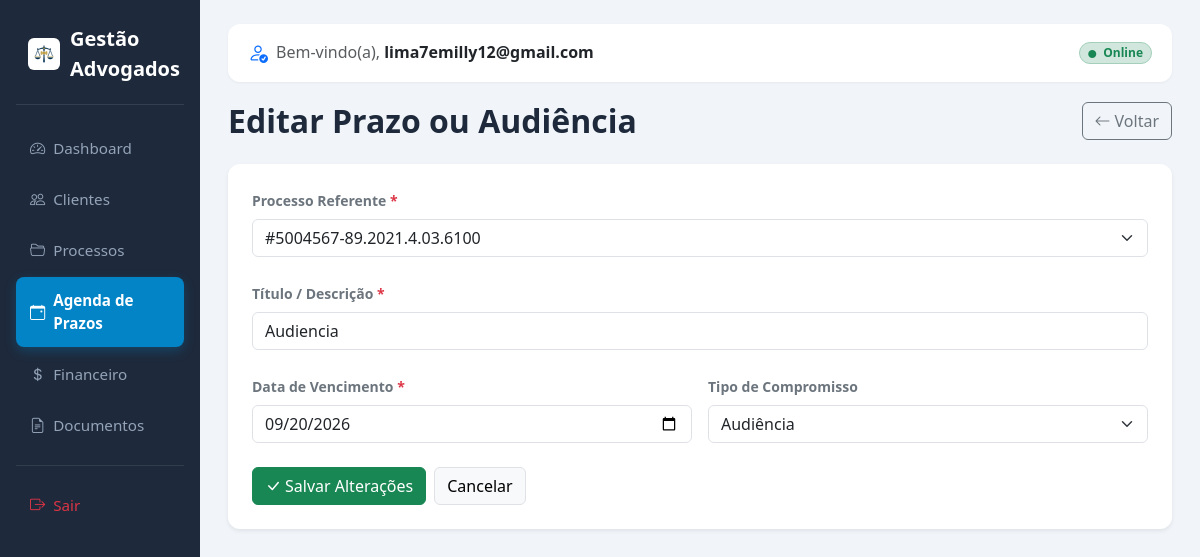
The page /prazos/editar/4 (signed in) on the database its author committed.
### tables this page shows
CREATE TABLE prazos (
        id INTEGER PRIMARY KEY AUTOINCREMENT,
        processo_id INTEGER NOT NULL,
        titulo TEXT NOT NULL,
        data_vencimento DATE NOT NULL,
        tipo TEXT, -- audiencia, prazo_fatal
        concluido INTEGER DEFAULT 0, usuario_id INTEGER DEFAULT 1,
        FOREIGN KEY(processo_id) REFERENCES processos(id)
    );

### app/controllers/PrazoController.php (called while the page is built, shortened)
<?php
class PrazoController {
    public function edit($id) {
        $pdo = getDB();
        $stmt = $pdo->prepare("SELECT * FROM prazos WHERE id = ? AND usuario_id = ?");
        $stmt->execute([$id, $_SESSION["user_id"]]);
        $prazo = $stmt->fetch();
        $stmt_p = $pdo->prepare("SELECT id, numero_processo FROM processos WHERE usuario_id = ? ORDER BY id DESC"); $stmt_p->execute([$_SESSION["user_id"]]); $processos = $stmt_p->fetchAll();
        require 'app/views/layout.php';
    }
}

### app/views/prazos/edit.php (the view, shortened to what this page needs)
<div class="d-flex justify-content-between align-items-center mb-4 flex-wrap gap-2">
    <h2 class="mb-0 fw-bold">Editar Prazo ou Audiência</h2>
    <a href="<?= BASE_URL ?>/prazos" class="btn btn-outline-secondary d-inline-flex align-items-center gap-1">
        <i class="bi bi-arrow-left"></i> Voltar
    </a>
</div>
<div class="card shadow-sm border-0">
    <div class="card-body p-3 p-md-4">
        <form method="POST" action="<?= BASE_URL ?>/prazos/editar/<?= $prazo['id'] ?>">
            <div class="row g-3">
                <div class="col-12 mb-2">
                    <label class="form-label fw-semibold small text-secondary">Processo Referente <span class="text-danger">*</span></label>
                    <select name="processo_id" class="form-select" required>
                        <?php foreach($processos as $proc): ?>
                            <option value="<?= $proc['id'] ?>" <?= $proc['id'] == $prazo['processo_id'] ? 'selected' : '' ?>>
                                #<?= htmlspecialchars($proc['numero_processo']) ?>
                            </option>
                        <?php endforeach; ?>
                    </select>
                </div>
                <div class="col-12 mb-2">
                    <label class="form-label fw-semibold small text-secondary">Título / Descrição <span class="text-danger">*</span></label>
                    <input type="text" name="titulo" class="form-control" required value="<?= htmlspecialchars($prazo['titulo']) ?>">
                </div>
                <div class="col-12 col-md-6 mb-2">
                    <label class="form-label fw-semibold small text-secondary">Data de Vencimento <span class="text-danger">*</span></label>
                    <input type="date" name="data_vencimento" class="form-control" required value="<?= htmlspecialchars($prazo['data_vencimento']) ?>">
                </div>
                <div class="col-12 col-md-6 mb-4">
                    <label class="form-label fw-semibold small text-secondary">Tipo de Compromisso</label>
                    <select name="tipo" class="form-select">
                        <option value="Audiência" <?= $prazo['tipo'] == 'Audiência' ? 'selected' : '' ?>>Audiência</option>
                    </select>
                </div>
            </div>
            <div class="d-flex flex-column flex-sm-row gap-2">
                <button type="submit" class="btn btn-success d-inline-flex align-items-center justify-content-center gap-1">
                    <i class="bi bi-check-lg"></i> Salvar Alterações
                </button>
                <a href="<?= BASE_URL ?>/prazos" class="btn btn-light border">Cancelar</a>
            </div>
        </form>
    </div>
</div>

### app/views/layout.php (style rules this page uses)
:root { --sidebar-bg: #1e293b; --sidebar-hover: #334155; --sidebar-active: #0284c7; --primary-accent: #0284c7; }
body { font-family: 'Segoe UI', system-ui, -apple-system, sans-serif; background-color: #f1f5f9; color: #1e293b; min-height: 100vh; }
.card { border-radius: 12px; border: 1px solid rgba(0,0,0,0.05); overflow: hidden; }

### rows shown on the page
prazos: processo_id "#5004567-89.2021.4.03.6100", titulo "Audiencia", data_vencimento "09/20/2026", tipo "Audiência"

### other values the page prints
$_SESSION['email'] "lima7emilly12@gmail.com"
